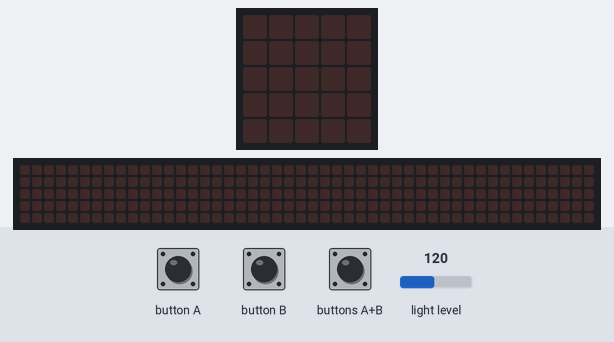
The program below on a simulated BBC micro:bit (MakeCode). Parts: the board's 5×5 LED display, a strip that is not on the board, showing the scrolling text unrolled. The test bench sets the inputs (shaded band); at power-on: light level 120. The 48×5 strip is a reading aid, not a part: it shows the text the display is scrolling, unrolled, one strip-width of it at a time.

Above: at 1.2 s.
1.3 s: buttons A+B pressed for 0.15 s
At 1.6 s:
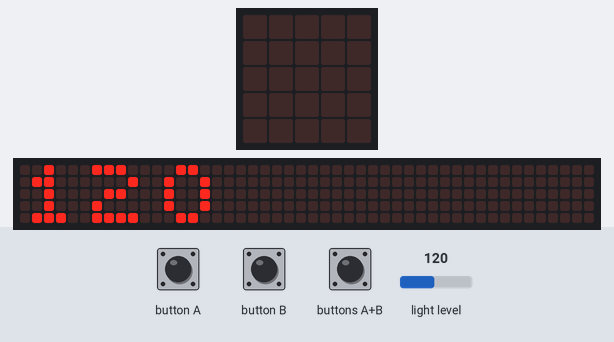
4.3 s: button A pressed for 0.15 s
At 5.8 s:
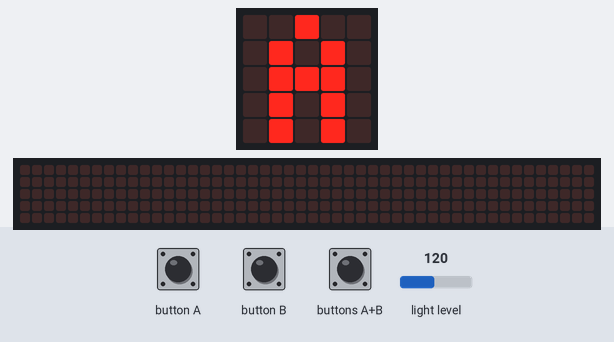
6.5 s: button B pressed for 0.15 s
At 7.0 s:
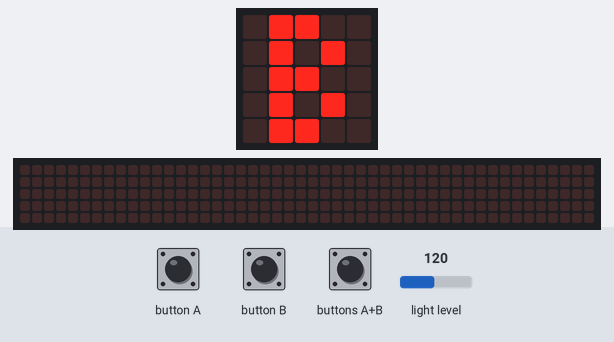
8.1 s: buttons A+B pressed for 1 s
At 9.17 s:
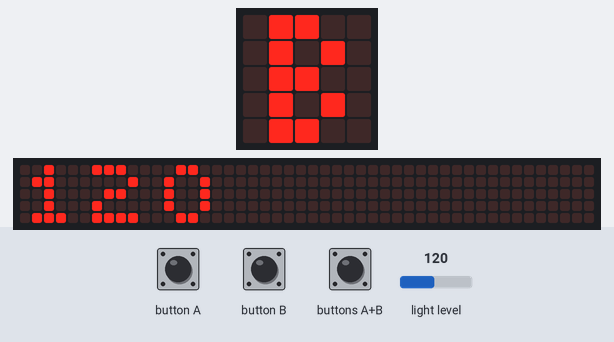
Timing chart, 0 to 11.1 s (numbered marks = the images above; inputs shaded):
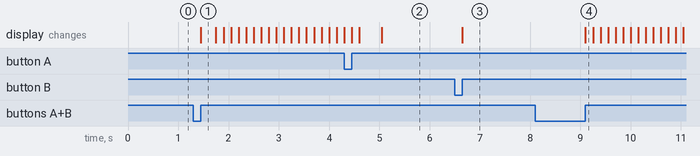

Measured:
- after the input at 1.3 s, the display: changes after 0.15 s (image 1)
- after the input at 4.3 s, the display: first differs from a run without the input after 0.75 s (image 2)
- after the input at 6.5 s, the display: changes after 0.15 s (image 3)
- after the input at 8.1 s, the display: changes after 1.0 s (image 4)

The program:

main.ts
```typescript
input.onButtonPressed(Button.A, function () {
    basic.showLeds(`
        . . # . .
        . # . # .
        . # # # .
        . # . # .
        . # . # .
        `)
})
input.onButtonPressed(Button.AB, function () {
    basic.showNumber(input.lightLevel())
})
input.onButtonPressed(Button.B, function () {
    basic.showLeds(`
        . # # . .
        . # . # .
        . # # . .
        . # . # .
        . # # . .
        `)
})
```

test.ts
```typescript
// les tests vont ici ; cela ne sera pas compilé si ce paquet est utilisé en tant qu'extension.
```
